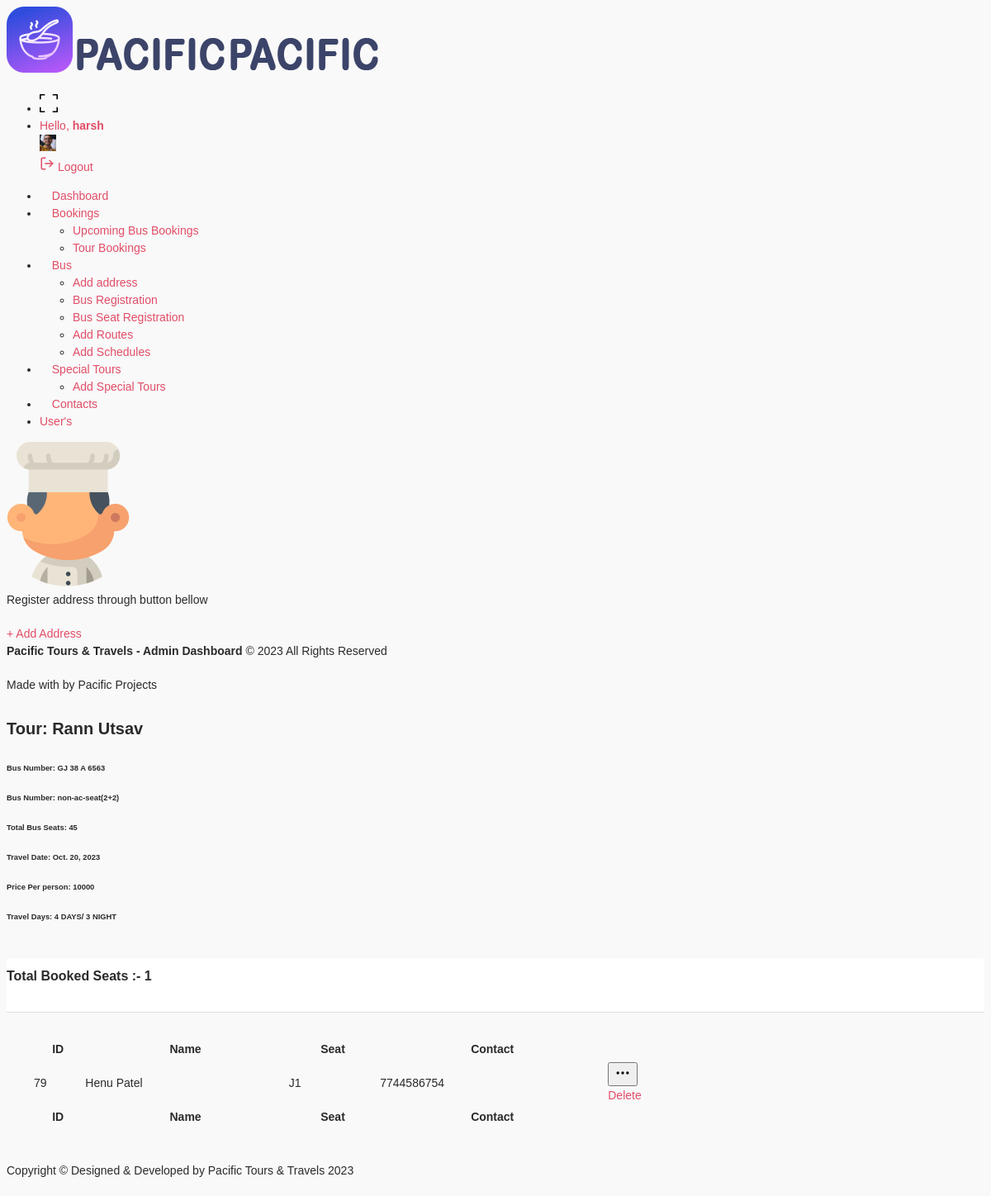
Screenshot of /manager/19/tb_details/ (signed in) with the database file from the repository.
### auth_system/models.py (models this page shows)
class CustomUser(AbstractUser):
    user_type = models.CharField(max_length=10,choices=user_choice,default='customer')
    contact = models.CharField(max_length=10,default='')
    gender = models.CharField(max_length=50,choices=gender_choice,default='male')

### booking/models.py (models this page shows, shortened)
class STourBooking(models.Model):
    name = models.CharField(max_length=100,blank=False,null=False)
    total_price = models.IntegerField()
    user_fk = models.ForeignKey(CustomUser,on_delete=models.CASCADE,related_name='stour_booking_user')
    special_tours_fk = models.ForeignKey(Special_Tours,on_delete=models.CASCADE,related_name='stour_booking_Special_Tours')
    travel_date = models.DateField(default=timezone.now)
    date = models.DateField(default=timezone.now)
    time = models.TimeField(default=timezone.now)
    razorpay_order_id = models.CharField(max_length=1000,blank=True,null=True)
    paid = models.BooleanField(default=False,blank=True,null=True)
    confirm = models.BooleanField(default=False,blank=True,null=True)

class Special_Tours(models.Model):
    name = models.CharField(max_length=100,blank=False,null=False)
    start_date = models.DateField(default=timezone.now)
    end_date = models.DateField(default=timezone.now)
    time = models.TimeField(default=timezone.now)
    bus_fk_k = models.ForeignKey(Bus,on_delete=models.CASCADE,related_name='special_tours_bus')
    description = models.CharField(max_length=1000)
    schedule = models.CharField(max_length=2000)
    origin_fk_k = models.ForeignKey(Address,on_delete=models.CASCADE,related_name='special_tours_origin_address')
    destination_fk_k = models.ForeignKey(Address,on_delete=models.CASCADE,related_name='special_tours_destination_address')
    price = models.IntegerField()
    total_days = models.CharField(max_length=15)
    boarding_point = models.CharField(max_length=50,null=True,blank=True)
    dropping_point = models.CharField(max_length=50,null=True,blank=True)
    offer = models.BooleanField(default=False,blank=True,null=True)
    offer_per = models.CharField(max_length=10,default='',null=True,blank=True)
    img1 = models.ImageField(upload_to='Images',blank=True,null=True)
    img2 = models.ImageField(upload_to='Images',blank=True,null=True)
    img3 = models.ImageField(upload_to='Images',blank=True,null=True)
    img4 = models.ImageField(upload_to='Images',blank=True,null=True)

class Bus(models.Model):
    name = models.CharField(max_length=50,blank=True,null=True)
    driver_name = models.CharField(max_length=50)
    contact = models.CharField(max_length=10)
    plate_no = models.CharField(max_length=50)
    check_ac = models.CharField(max_length=10,choices=t_type,default='non-ac')
    seat_type = models.CharField(max_length=25,choices=s_type,default='non-ac-seat(2+2)')  # new on 28-1
    max_seats = models.IntegerField()

class STourBooking_details(models.Model):
    stourbooking_fk = models.ForeignKey(STourBooking,on_delete=models.CASCADE,related_name='stourbooking_details_STourBooking')
    seat_fk = models.ForeignKey(Seat,on_delete=models.CASCADE,related_name='stourbooking_details_seat_fk')
    date = models.DateField(default=timezone.now)
    time = models.TimeField(default=timezone.now)

class Seat(models.Model):
    status = models.BooleanField(default=False)
    date = models.DateField(default=timezone.now,blank=True,null=True)
    time = models.TimeField(default=timezone.now,blank=True,null=True)
    seat_name = models.CharField(max_length=10,blank=False,null=False,unique=True)
    bus_fk = models.ForeignKey(Bus,on_delete=models.CASCADE,related_name='seat_bus')

### manager/views.py (the view)
# urls.py: path('<int:id>/tb_details/',views.tb_details,name='tb_details'),
@login_required(login_url='auth_system:login_user')
def tb_details(request,id):
    s_data = STourBooking.objects.get(id=id)
    obj = STourBooking_details.objects.filter(stourbooking_fk__paid=True,stourbooking_fk=s_data)
    context={
        'data':obj,
        'cnt':obj.count(),
        's_data':s_data
    }
    return render(request,'manager/tb_details.html',context)

### templates/manager/tb_details.html (shortened to what this page needs)
{% extends 'manager/layout.html' %}
{% load static %}
{% block body %}
<div class="content-body">
    <div class="container-fluid">
        <div class="row page-titles mx-0">
            <div class="col-sm-6 p-md-0">
                <div class="welcome-text">
                    <h4>Tour: {{s_data.special_tours_fk.name}}</h4>
                </div>
            </div>
        </div>
        <div class="row page-titles mx-0">
            <div class="col-sm-6 p-md-0">
                <div class="welcome-text">
                    <h6>Bus Number: {{s_data.special_tours_fk.bus_fk_k.plate_no}}</h6>
                    <h6>Bus Number: {{s_data.special_tours_fk.bus_fk_k.seat_type}}</h6>
                    <h6>Total Bus Seats: {{s_data.special_tours_fk.bus_fk_k.max_seats}}</h6>
                    <h6>Travel Date: {{s_data.travel_date}}</h6>
                    <h6>Price Per person: {{s_data.special_tours_fk.price}}</h6>
                    <h6>Travel Days: {{s_data.special_tours_fk.total_days}}</h6>
                </div>
            </div>
        </div>
        <div class="row">
            <div class="col-12">
                <div class="card">
                    <div class="card-header">
                        <h4 class="card-title">Total Booked Seats :- {{cnt}}</h4>
                    </div>
                    <div class="card-body">
                        <div class="table-responsive">
                            <table id="example" class="display" style="min-width: 845px">
                                <thead>
                                    <tr>
                                        <th>ID</th>
                                        <th>Name</th>
                                        <th>Seat</th>
                                        <th>Contact</th>
                                        <th></th>
                                    </tr>
                                </thead>
                                <tbody>
                                    {% for i in data %}
                                    <tr>
                                        <td>{{i.id}}</td>
                                        <td>{{i.stourbooking_fk.name}}</td>
                                        <td>{{i.seat_fk.seat_name}}</td>
                                        <td>{{i.stourbooking_fk.user_fk.contact}}</td>
                                        <td>
                                            <div class="dropdown">
                                                <button type="button" class="btn btn-success light sharp" data-bs-toggle="dropdown">
                                                </button>
                                                <div class="dropdown-menu">
                                                    <a class="dropdown-item" href="#">Delete</a>
                                                </div>
                                            </div>
                                        </td>
                                    </tr>
                                    {% endfor %}
                                </tbody>
                                <tfoot>
                                    <tr>
                                        <th>ID</th>
                                        <th>Name</th>
                                        <th>Seat</th>
                                        <th>Contact</th>
                                        <th></th>
                                    </tr>
                                </tfoot>
                            </table>
                        </div>
                    </div>
                </div>
            </div>
        </div>
    </div>
</div>
{% endblock body %}

### templates/manager/layout.html (shortened to what this page needs)
{% load static %}
<!DOCTYPE html>
<html lang="en">
<head>
    <link href="{% static 'dashboard/vendor/jqvmap/css/jqvmap.min.css' %}" rel="stylesheet">
    <link rel="stylesheet" href="{% static 'dashboard/vendor/chartist/css/chartist.min.css' %}">
    <link href="{% static 'dashboard/vendor/bootstrap-select/dist/css/bootstrap-select.min.css' %}" rel="stylesheet">
    <link href="{% static 'dashboard/css/style.css' %}" rel="stylesheet">
    <link href="{% static 'dashboard/css/LineIcons.css' %}" rel="stylesheet">
    <link rel="stylesheet" href="{% static 'dashboard/icons/flaticon/flaticon.css' %}">
    <link href="{% static 'dashboard/vendor/datatables/css/jquery.dataTables.min.css' %} " rel="stylesheet">
    <link href="{% static 'dashboard/vendor/bootstrap-select/dist/css/bootstrap-select.min.css' %}" rel="stylesheet">
</head>
<body>
    <div id="main-wrapper">
        <div class="nav-header">
            <a href="{% url 'manager:dashboard' %}" class="brand-logo">
                <img class="logo-abbr" src="{% static 'dashboard/images/logo.png' %}" alt="">
                <img class="logo-compact" src="{% static 'dashboard/images/logo-text.png' %}" alt="">
                <img class="brand-title" src="{% static 'dashboard/images/logo-text.png' %}" alt="">
            </a>
        </div>
        <div class="header">
            <div class="header-content">
                <nav class="navbar navbar-expand">
                    <div class="collapse navbar-collapse justify-content-between">
                        <ul class="navbar-nav header-right">
                            <li class="nav-item dropdown notification_dropdown">
                                <a class="nav-link dz-fullscreen primary" href="#">
                                </a>
                            </li>
                            <li class="nav-item dropdown header-profile">
                                <a class="nav-link" href="#" role="button" data-bs-toggle="dropdown">
                                    <div class="header-info">
                                        <span>Hello, <strong>{{user}}</strong></span>
                                    </div>
                                    <img src="{% static 'dashboard/images/profile/pic1.jpg' %}" width="20" alt="" />
                                </a>
                                <div class="dropdown-menu dropdown-menu-right">
                                    <a href="{% url 'auth_system:logout_user' %}" class="dropdown-item ai-icon">
                                        <span class="ms-2">Logout </span>
                                    </a>
                                </div>
                            </li>
                        </ul>
                    </div>
                </nav>
            </div>
        </div>
        <div class="deznav">
            <div class="deznav-scroll">
                <ul class="metismenu" id="menu">
                    <li><a class=" ai-icon" href="{% url 'manager:dashboard' %}" aria-expanded="false">
                            <i class="flaticon-381-networking"></i>
                            <span class="nav-text">Dashboard</span>
                        </a>
                    </li>
                    <li><a class="has-arrow ai-icon" href="javascript:void()" aria-expanded="false">
                            <i class="flaticon-381-notepad"></i>
                            <span class="nav-text">Bookings</span>
                        </a>
                        <ul aria-expanded="false">
                            <li><a href="{% url 'manager:all_bookings' %}">Upcoming Bus Bookings</a></li>
                            <li><a href="{% url 'manager:tour_bookings' %}">Tour Bookings</a></li>
                        </ul>
                    </li>
                    <li><a class="has-arrow ai-icon" href="javascript:void()" aria-expanded="false">
                            <i class="flaticon-381-television"></i>
                            <span class="nav-text">Bus</span>
                        </a>
                        <ul aria-expanded="false">
                            <li><a href="{% url 'manager:add_address' %}">Add address</a></li>
                            <li><a href="{% url 'manager:bus_registration' %}">Bus Registration</a></li>
                            <li><a href="{% url 'manager:add_bus_seat' %}">Bus Seat Registration</a></li>
                            <li><a href="{% url 'manager:add_routes' %}">Add Routes</a></li>
                            <li><a href="{% url 'manager:add_schedules' %}">Add Schedules</a></li>
                        </ul>
                    </li>
                    <li><a class="has-arrow ai-icon" href="javascript:void()" aria-expanded="false">
                            <i class="flaticon-381-controls-3"></i>
                            <span class="nav-text">Special Tours</span>
                        </a>
                        <ul aria-expanded="false">
                            <li><a href="{% url 'manager:add_special_tours' %}">Add Special Tours</a></li>
                        </ul>
                    </li>
                    <li><a class=" ai-icon" href="{% url 'manager:contact_us' %}" aria-expanded="false">
                            <i class="flaticon-381-database"></i>
                            <span class="nav-text">Contacts</span>
                        </a>
                    </li>
                    <li><a class=" ai-icon" href="{% url 'manager:all_users' %}" aria-expanded="false">
                            <span class="nav-text">User's</span>
                        </a>
                    </li>
                </ul>
                <div class="add-menu-sidebar">
                    <img src="images/icon1.png" alt="" />
                    <p>Register address through button bellow</p>
                    <a href="{% url 'manager:add_address' %}" class="btn bg-white text-black">+ Add Address</a>
                </div>
                <div class="copyright">
                    <p><strong>Pacific Tours & Travels - Admin Dashboard</strong> © 2023 All Rights Reserved</p>
                    <p>Made with  by Pacific Projects </p>
                </div>
            </div>
        </div>
        {% block body %}
        {% endblock body %}
        <div class="footer">
            <div class="copyright">
                <p>Copyright © Designed &amp; Developed by Pacific Tours & Travels </a> 2023</p>
            </div>
        </div>
    </div>
</body>
</html>

### rows the page displays
STourBooking: special_tours_fk.name "Rann Utsav", special_tours_fk.bus_fk_k.plate_no "GJ 38 A 6563", special_tours_fk.bus_fk_k.seat_type "non-ac-seat(2+2)", special_tours_fk.bus_fk_k.max_seats "45", travel_date "Oct. 20, 2023", special_tours_fk.price "10000", special_tours_fk.total_days "4 DAYS/ 3 NIGHT"
STourBooking_details: id "79", stourbooking_fk.name "Henu Patel", seat_fk.seat_name "J1", stourbooking_fk.user_fk.contact "7744586754"

### other values shown
{{ user }} "harsh"
{{ cnt }} "1"
